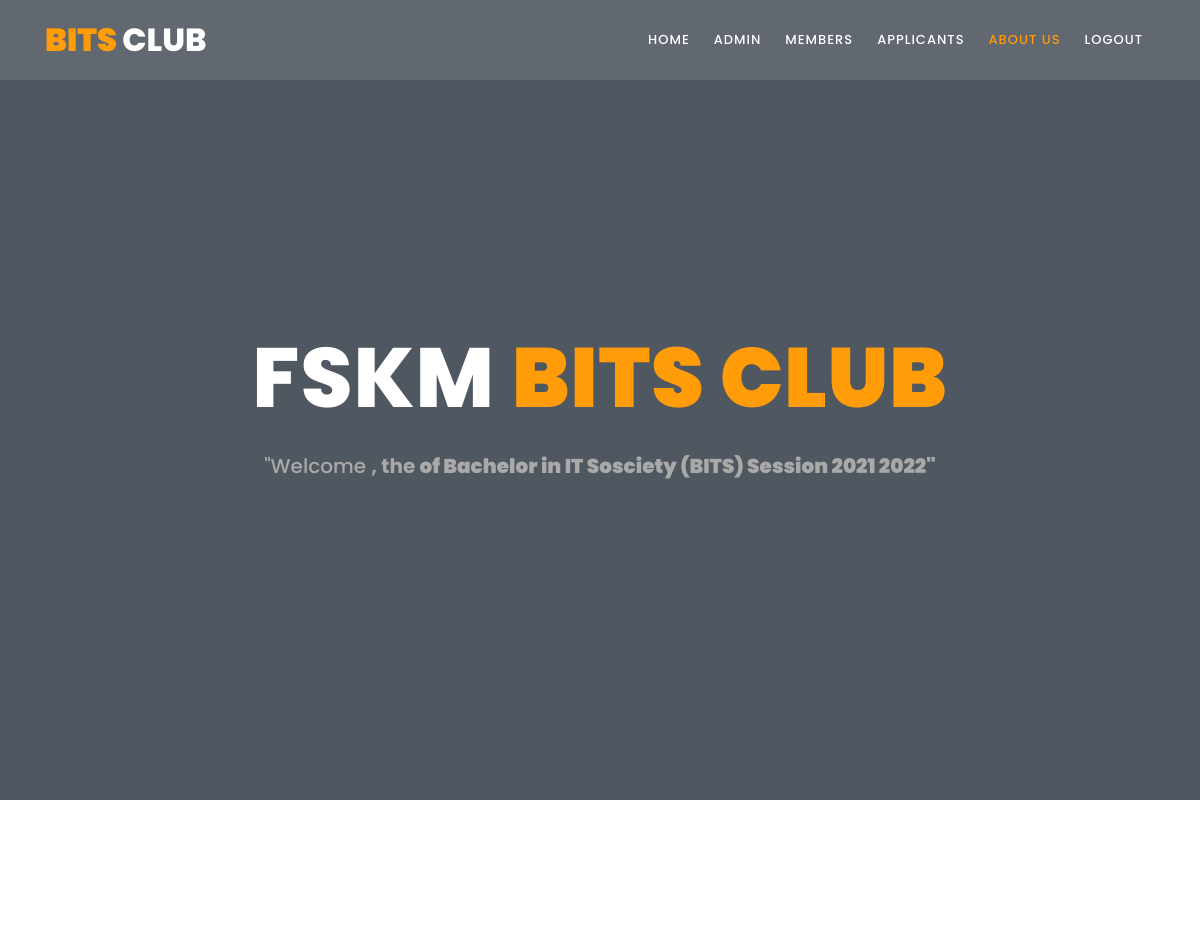
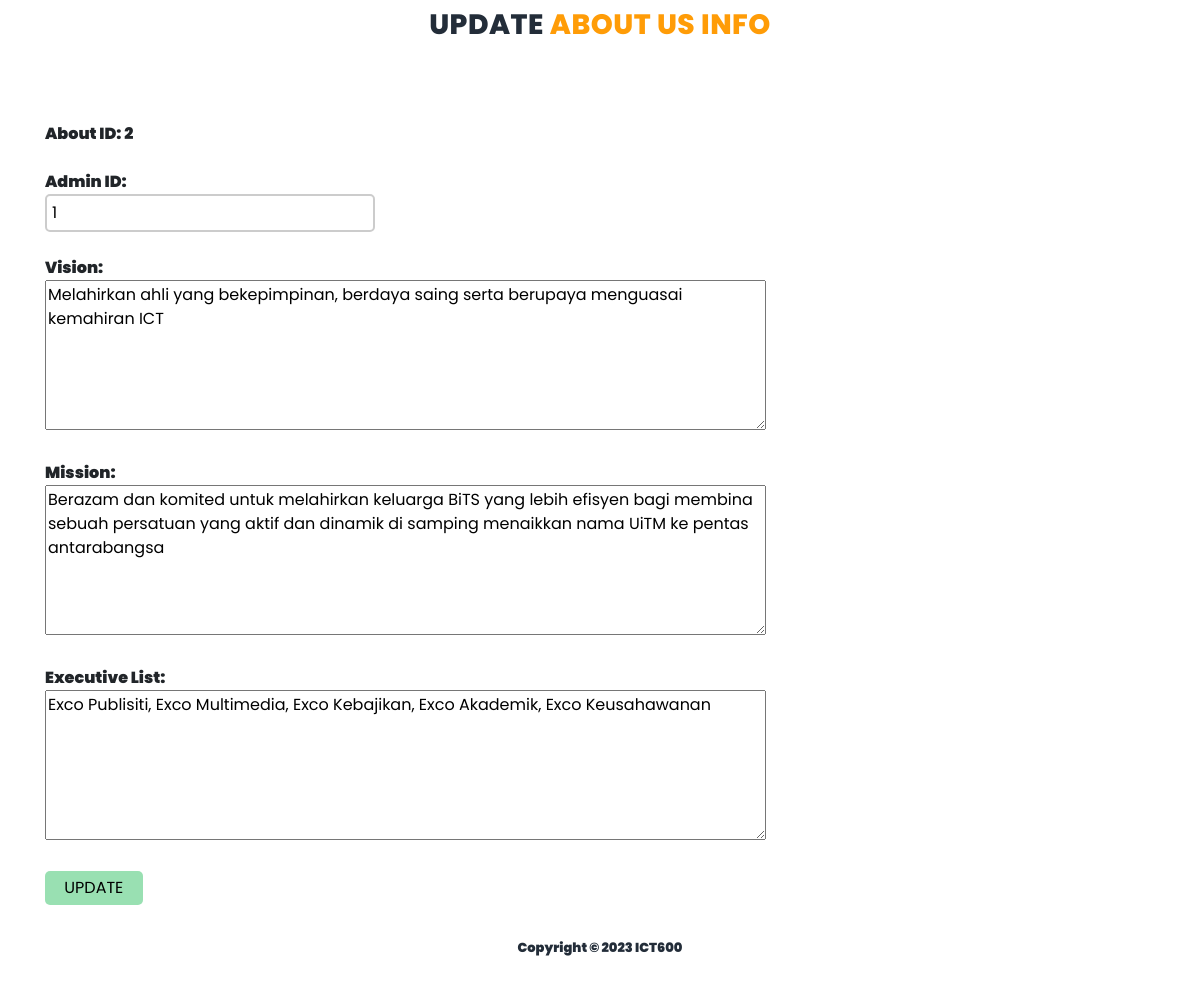
The page /updateAboutUs.php?about_id=2 on the database its author committed (2 pictures, top to bottom).
### tables this page shows
CREATE TABLE `about_us` (
  `about_id` int(10) NOT NULL,
  `admin_id` int(10) NOT NULL,
  `vision` text NOT NULL,
  `misision` text NOT NULL,
  `executive_list` text NOT NULL
);

### updateAboutUs.php (the view, shortened to what this page needs)
<?php
     include "headerAdmin.php";
if (isset($_GET['about_id'])) {
	$about_id = $_GET['about_id'];
	include "dbBits.php";
		$query = "SELECT * FROM about_us WHERE about_id = '$about_id'";
		$result = mysqli_query($db, $query);
		$row = mysqli_fetch_assoc($result);
?>
<section class="section">
<div class="container">
	<form method="post" action="<?php echo $_SERVER['PHP_SELF']?>">
	<div class="section-heading"><h2>UPDATE<em> ABOUT US INFO</em></h2></div>
	About ID:
	<input type="hidden" name="about_id" value="<?php echo $row['about_id']?>" ><?php echo $row['about_id']?></br></br>
	Admin ID:
	</br><input type="text"  name="admin_id" value="<?php echo $row['admin_id']?>" required></br></br>
	Vision:
	</br><textarea name="vision" rows="6" cols="50" required><?php echo $row['vision']?></textarea></br></br>
	Mission:
	</br><textarea name="misision" rows="6" cols="50" required><?php echo $row['misision']?></textarea></br></br>
	Executive List:
	</br><textarea name="executive_list" rows="6" cols="50" required><?php echo $row['executive_list']?></textarea></br></br>
	<input type="submit" class="a" name="UpdateUser" value=" UPDATE "></br>
	</form>
</section>
<?php
}
?>
<?php
include "footerAdmin.php";
?>

### assets/css/style.css (style rules this page uses)
html, body, div, span, applet, object, iframe, h1, h2, h3, h4, h5, h6, p, blockquote, div pre, a, abbr, acronym, address, big, cite, code, del, dfn, em, font, img, ins, kbd, q, s, samp, small, strike, strong, sub, sup, tt, var, b, u, i, center, dl, dt, dd, ol, ul, li, figure, header, nav, section, article, aside, footer, figcaption { margin: 0; padding: 0; border: 0; outline: 0; }
header, nav, section, article, aside, footer, hgroup { display: block; }
* { box-sizing: border-box; }
html, body { font-family: 'Poppins', sans-serif; font-weight: 400; background-color: #fff; font-size: 16px; -ms-text-size-adjust: 100%; -webkit-font-smoothing: antialiased; -moz-osx-font-smoothing: grayscale; }
h1, h2, h3, h4, h5, h6 { margin-top: 0px; margin-bottom: 0px; }
html, body { background: #fff; font-family: 'Poppins', sans-serif; }
.section-heading { text-align: center; margin-top: 140px; margin-bottom: 80px; }
.section-heading h2 { font-size: 28px; font-weight: 800; color: #232d39; text-transform: uppercase; letter-spacing: 0.5px; margin-top: 0px; margin-bottom: 0px; }
.section-heading h2 em { font-style: normal; color: #ff9c07; }

### headerAdmin.php (style rules this page uses)
input[type=text] { padding: 5px; border: 2px solid #cccccc; -webkit-border-radius: 5px; border-radius: 5px; }
input.a[type=submit] { padding: 5px 15px; background: #99e0b2; border: 0 none; cursor: pointer; -webkit-border-radius: 5px; border-radius: 5px; }

### rows shown on the page
about_us: about_id "2", admin_id "1", vision "Melahirkan ahli yang bekepimpinan, berdaya saing serta berupaya menguasai kemahiran ICT", misision "Berazam dan komited untuk melahirkan keluarga BiTS yang lebih efisyen bagi membina sebuah persatuan yang aktif dan dinamik di samping menaikkan nama UiTM ke pentas antarabangsa", executive_list "Exco Publisiti, Exco Multimedia, Exco Kebajikan, Exco Akademik, Exco Keusahawanan"
